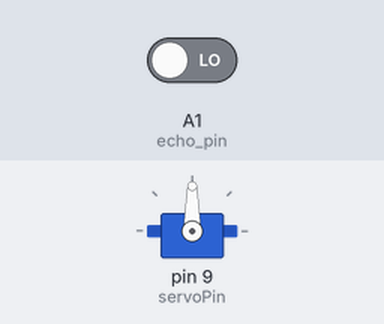
Bench run of a sketch on a simulated Arduino Uno, built with avr-gcc and run on an emulated ATmega328P. Shown: servo. The test bench sets the inputs (shaded band); at power-on: A1 (echo_pin) LOW. What the sketch prints to the serial monitor is not drawn.

Above: at 1.05 s.
At 2.55 s:
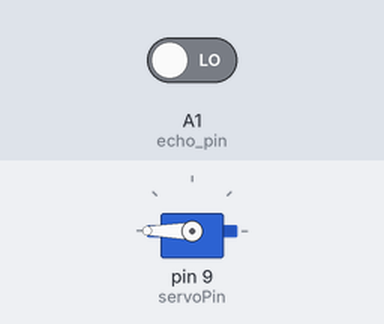
At 4.1 s:
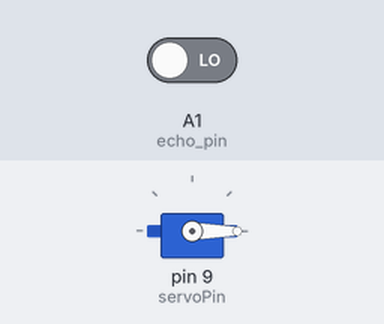
Timing chart, 0 to 6.3 s (numbered marks = the images above):
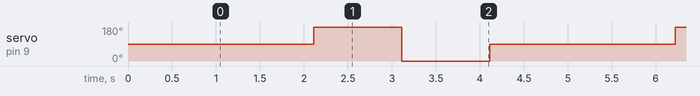

The sketch:

FINAL_CODE.ino
```cpp
#include <Servo.h>

Servo servoPin;

const byte trigger_pin = A0;
const byte echo_pin = A1;

long distance;

void setup() {
  Serial.begin(9600);
  pinMode(echo_pin, INPUT);
  pinMode(trigger_pin, OUTPUT);

  servoPin.attach(9, 500, 2500);
   servoPin.write(90);
  delay(1000);
}

void loop() {
  Serial.println(distance);

  digitalWrite(trigger_pin, HIGH);
  delay(10);
  digitalWrite(trigger_pin, LOW);

  distance = pulseIn(echo_pin, HIGH);
  delay(100);

  if(distance <= 300){
    servoPin.write(180);
    delay(1000);

    servoPin.write(0);
    delay(1000);

    servoPin.write(90);
    delay(1000);
  }
}
```

Obstacle_Avoidance__OK_.cpp
```cpp
#include <Servo.h>

Servo servoPin;

const byte trigger_pin = A0;
const byte echo_pin = A1;

int leftState = 0;
int rightState = 0;

long distance;

void setup() {
  Serial.begin(9600);
  pinMode(echo_pin, INPUT);
  pinMode(trigger_pin, OUTPUT);

  servoPin.attach(9, 500, 2500);
  servoPin.write(90);//100
  delay(100);
}

void loop() {
  Serial.print("distance: ");
  Serial.println(distance);
  Serial.print("leftState: ");
  Serial.println(leftState);
  Serial.print("rightState: ");
  Serial.println(rightState);
  Serial.println();

  Serial.println("moveforward");
  Serial.println();

          digitalWrite(trigger_pin, HIGH);
          delay(10);
          digitalWrite(trigger_pin, LOW);
          leftState = pulseIn(echo_pin, HIGH);

          digitalWrite(trigger_pin, HIGH);
          delay(10);
          digitalWrite(trigger_pin, LOW);
          rightState = pulseIn(echo_pin, HIGH);

          digitalWrite(trigger_pin, HIGH);
          delay(10);
          digitalWrite(trigger_pin, LOW);
          distance = pulseIn(echo_pin, HIGH);
          delay(1000);

  if(distance <= 5000){
    Serial.println("IBALIK NA");
    delay(3000);

    servoPin.write(180);//155
    delay(1000);

            digitalWrite(trigger_pin, HIGH);
            delay(10);
            digitalWrite(trigger_pin, LOW);
            leftState = pulseIn(echo_pin, HIGH);
            Serial.print("leftState: ");
            Serial.println(leftState);
            delay(2000);
            delay(2000);

    servoPin.write(0);//35
    delay(1000);
            digitalWrite(trigger_pin, HIGH);
            delay(10);
            digitalWrite(trigger_pin, LOW);
            rightState = pulseIn(echo_pin, HIGH);
            Serial.print("rightState: ");
            Serial.println(rightState);
            delay(2000);

    servoPin.write(90);//100
    delay(1000);
  }

  while(rightState <= 5000 && leftState <= 5000 && distance <= 5000){
      Serial.println();

   Serial.println("Stop");
    delay(50);
          digitalWrite(trigger_pin, HIGH);
          delay(10);
          digitalWrite(trigger_pin, LOW);
          distance = pulseIn(echo_pin, HIGH);
          delay(1000);

          digitalWrite(trigger_pin, HIGH);
          delay(10);
          digitalWrite(trigger_pin, LOW);
          leftState = pulseIn(echo_pin, HIGH);
          delay(1000);

          digitalWrite(trigger_pin, HIGH);
          delay(10);
          digitalWrite(trigger_pin, LOW);
          rightState = pulseIn(echo_pin, HIGH);
          delay(1000);
  }

    if(leftState <= 5000){
      Serial.println();
      Serial.println("TurnRight");
    delay(50);
    delay(3000);

  }
   if(rightState <= 5000){
      Serial.println();

   Serial.println("TurnLeft");
    delay(50);
    delay(3000);
  }
}
```

test_servo.cpp
```cpp
#include <Servo.h>

int pos;
Servo servopin;

void setup()
{
  servopin.attach(9);
}

void loop()
{
  for (pos = 0; pos <= 180; pos++) {
    servopin.write(pos);

    delay(15);
  }
  for (pos = 180; pos >= 0; pos--) {
    servopin.write(pos);

    delay(15);
  }
}
```

Measured:
- by itself, servo on pin 9 (servoPin): repeats every 4.1 s: 0° 1.0 s, 90° 2.1 s, 180° 1.0 s
